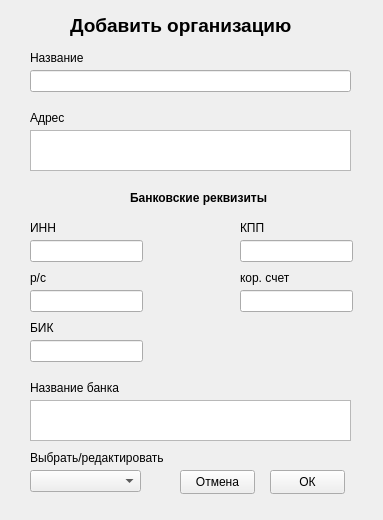
<?xml version="1.0" encoding="UTF-8"?>
<ui version="4.0">
 <class>wnd_new_company</class>
 <widget class="QWidget" name="wnd_new_company">
  <property name="geometry">
   <rect>
    <x>0</x>
    <y>0</y>
    <width>383</width>
    <height>520</height>
   </rect>
  </property>
  <property name="windowTitle">
   <string>Добавить организацию</string>
  </property>
  <widget class="QLabel" name="label">
   <property name="geometry">
    <rect>
     <x>70</x>
     <y>10</y>
     <width>231</width>
     <height>31</height>
    </rect>
   </property>
   <property name="font">
    <font>
     <pointsize>14</pointsize>
     <bold>true</bold>
    </font>
   </property>
   <property name="text">
    <string>Добавить организацию</string>
   </property>
  </widget>
  <widget class="QLabel" name="label_2">
   <property name="geometry">
    <rect>
     <x>30</x>
     <y>50</y>
     <width>81</width>
     <height>16</height>
    </rect>
   </property>
   <property name="text">
    <string>Название</string>
   </property>
  </widget>
  <widget class="QLineEdit" name="ui_name">
   <property name="geometry">
    <rect>
     <x>30</x>
     <y>70</y>
     <width>321</width>
     <height>22</height>
    </rect>
   </property>
  </widget>
  <widget class="QLabel" name="label_3">
   <property name="geometry">
    <rect>
     <x>30</x>
     <y>220</y>
     <width>81</width>
     <height>16</height>
    </rect>
   </property>
   <property name="text">
    <string>ИНН</string>
   </property>
  </widget>
  <widget class="QLineEdit" name="ui_INN">
   <property name="geometry">
    <rect>
     <x>30</x>
     <y>240</y>
     <width>113</width>
     <height>22</height>
    </rect>
   </property>
   <property name="inputMask">
    <string>000000000</string>
   </property>
   <property name="maxLength">
    <number>9</number>
   </property>
  </widget>
  <widget class="QLabel" name="label_4">
   <property name="geometry">
    <rect>
     <x>130</x>
     <y>190</y>
     <width>141</width>
     <height>16</height>
    </rect>
   </property>
   <property name="font">
    <font>
     <bold>true</bold>
    </font>
   </property>
   <property name="text">
    <string>Банковские реквизиты</string>
   </property>
  </widget>
  <widget class="QTextEdit" name="ui_address">
   <property name="geometry">
    <rect>
     <x>30</x>
     <y>130</y>
     <width>321</width>
     <height>41</height>
    </rect>
   </property>
  </widget>
  <widget class="QLabel" name="label_5">
   <property name="geometry">
    <rect>
     <x>30</x>
     <y>110</y>
     <width>81</width>
     <height>16</height>
    </rect>
   </property>
   <property name="text">
    <string>Адрес</string>
   </property>
  </widget>
  <widget class="QLabel" name="label_6">
   <property name="geometry">
    <rect>
     <x>240</x>
     <y>220</y>
     <width>81</width>
     <height>16</height>
    </rect>
   </property>
   <property name="text">
    <string>КПП</string>
   </property>
  </widget>
  <widget class="QLineEdit" name="ui_KPP">
   <property name="geometry">
    <rect>
     <x>240</x>
     <y>240</y>
     <width>113</width>
     <height>22</height>
    </rect>
   </property>
  </widget>
  <widget class="QLineEdit" name="ui_corr_bild">
   <property name="geometry">
    <rect>
     <x>240</x>
     <y>290</y>
     <width>113</width>
     <height>22</height>
    </rect>
   </property>
  </widget>
  <widget class="QLabel" name="label_7">
   <property name="geometry">
    <rect>
     <x>240</x>
     <y>270</y>
     <width>81</width>
     <height>16</height>
    </rect>
   </property>
   <property name="text">
    <string>кор. счет</string>
   </property>
  </widget>
  <widget class="QLabel" name="label_8">
   <property name="geometry">
    <rect>
     <x>30</x>
     <y>270</y>
     <width>81</width>
     <height>16</height>
    </rect>
   </property>
   <property name="text">
    <string>р/с</string>
   </property>
  </widget>
  <widget class="QLineEdit" name="ui_r_bild">
   <property name="geometry">
    <rect>
     <x>30</x>
     <y>290</y>
     <width>113</width>
     <height>22</height>
    </rect>
   </property>
  </widget>
  <widget class="QTextEdit" name="ui_bank_name">
   <property name="geometry">
    <rect>
     <x>30</x>
     <y>400</y>
     <width>321</width>
     <height>41</height>
    </rect>
   </property>
  </widget>
  <widget class="QLabel" name="label_9">
   <property name="geometry">
    <rect>
     <x>30</x>
     <y>380</y>
     <width>111</width>
     <height>16</height>
    </rect>
   </property>
   <property name="text">
    <string>Название банка</string>
   </property>
  </widget>
  <widget class="QLabel" name="label_10">
   <property name="geometry">
    <rect>
     <x>30</x>
     <y>320</y>
     <width>81</width>
     <height>16</height>
    </rect>
   </property>
   <property name="text">
    <string>БИК</string>
   </property>
  </widget>
  <widget class="QLineEdit" name="ui_bik">
   <property name="geometry">
    <rect>
     <x>30</x>
     <y>340</y>
     <width>113</width>
     <height>22</height>
    </rect>
   </property>
  </widget>
  <widget class="QPushButton" name="ui_OK">
   <property name="geometry">
    <rect>
     <x>270</x>
     <y>470</y>
     <width>75</width>
     <height>24</height>
    </rect>
   </property>
   <property name="text">
    <string>ОК</string>
   </property>
  </widget>
  <widget class="QPushButton" name="ui_cancel">
   <property name="geometry">
    <rect>
     <x>180</x>
     <y>470</y>
     <width>75</width>
     <height>24</height>
    </rect>
   </property>
   <property name="text">
    <string>Отмена</string>
   </property>
  </widget>
  <widget class="QComboBox" name="cb_select">
   <property name="geometry">
    <rect>
     <x>30</x>
     <y>470</y>
     <width>111</width>
     <height>22</height>
    </rect>
   </property>
  </widget>
  <widget class="QLabel" name="label_11">
   <property name="geometry">
    <rect>
     <x>30</x>
     <y>450</y>
     <width>141</width>
     <height>16</height>
    </rect>
   </property>
   <property name="text">
    <string>Выбрать/редактировать</string>
   </property>
  </widget>
 </widget>
 <resources/>
 <connections/>
</ui>
